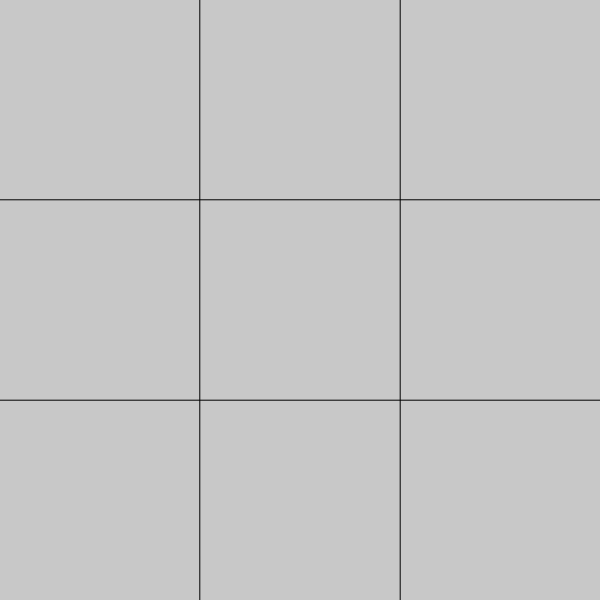
Frame 1 (no input)
Frame 60 (no input): identical to frame 1, image omitted
Frame 120 (the mouse pressed at the canvas centre since frame 60): identical to frame 1, image omitted

The p5.js sketch that drew this single still picture (run headless with seeded random() and noise() and a simulated clock; from frame 60 on, the mouse is pressed at the canvas centre):

// p5.js sketch
// ── sketch.js
function setup() {
  // put setup code here
  var width = 600, height = 600;
  createCanvas(width,height);
  background(200);
  line(0,height*.333, width,height*.333);
  line(0,height*.667, width,height*.667);
  line(width*.333,0,width*.333,height);
  line(width*.667,0,width*.667,height);
}

function draw() {
  // put drawing code here
}
